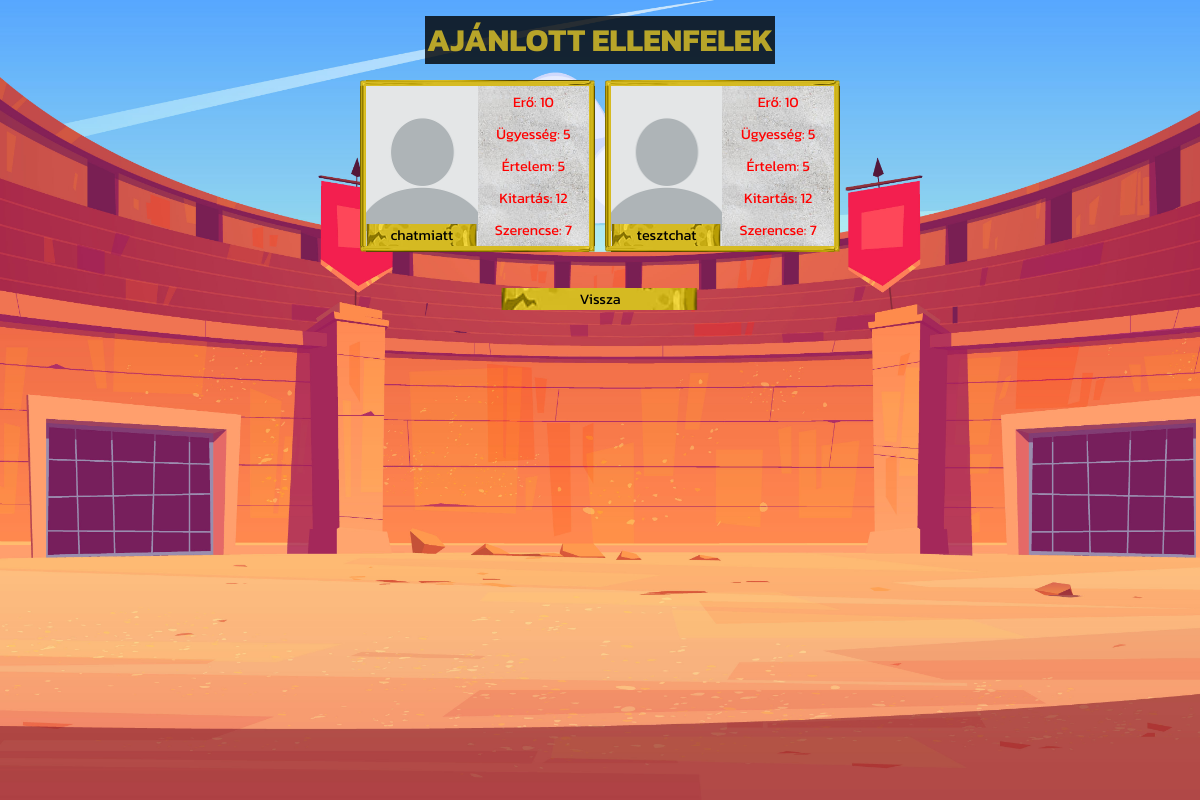
/jatek/arena/ (signed in), run on the app's committed database.
### account/models.py (models this page shows, shortened)
class Character(models.Model):
	account = models.OneToOneField(Account, on_delete=models.CASCADE, primary_key=True)
	ROLES = (
		('warrior', 'warrior'),
		('mage', 'mage'),
		('scout', 'scout'),
	)
	character_type	= models.CharField(verbose_name = 'character type', max_length = 20, choices=ROLES, default='')
	level			= models.DecimalField(verbose_name='level', max_digits=19, decimal_places=0, default = 1) #szint
	strength		= models.DecimalField(verbose_name='strength', max_digits=19, decimal_places=0, default = 8) #erő
	skill 			= models.DecimalField(verbose_name='skill', max_digits=19, decimal_places=0, default = 6) #ügyesség
	intelligence	= models.DecimalField(verbose_name='intelligence', max_digits=19, decimal_places=0, default = 7) #értelem
	health_point	= models.DecimalField(verbose_name='health point', max_digits=19, decimal_places=0, default = 10) #életerő
	fortune 		= models.DecimalField(verbose_name='fortune', max_digits=19, decimal_places=0, default = 8) #szerencse
	rank			= models.DecimalField(verbose_name='rank', max_digits=19, decimal_places=0, blank = True, null = True) #helyezes
	honor			= models.DecimalField(verbose_name='honor', max_digits=19, decimal_places=0, default = 1) #becsuletpont
	gold 			= models.DecimalField(verbose_name='gold', max_digits=20, decimal_places=0, default=100)
	current_xp 		= models.DecimalField(verbose_name='xp', max_digits=20, decimal_places=0, default=0) # jelenlegi xp pont
	next_level_xp	= models.DecimalField(verbose_name='next level xp', max_digits=20, decimal_places=0, default=150) # következő szint eléréshez szükséges xp pont
	objects 		= CharacterManager()
	def __str__ (self):
		return self.account.username

class Account(AbstractBaseUser):
	username		= models.CharField(verbose_name = 'username', max_length = 20, unique = True)
	email 			= models.EmailField(verbose_name = 'email', max_length = 128, unique = True)
	date_joined		= models.DateTimeField(verbose_name = 'date joined', auto_now_add = True)
	last_login		= models.DateTimeField(verbose_name = 'last login', auto_now = True)
	description 	= models.TextField(verbose_name='description', max_length=200, null=True, blank=True)
	is_admin		= models.BooleanField(default=False)
	is_superuser	= models.BooleanField(default=False)
	is_staff		= models.BooleanField(default=False)
	is_active		= models.BooleanField(default=True) # - lehet false pl email-es aktivalas
	profile_image	= models.ImageField(null=True, blank=True, upload_to=profile_image_path)
	objects = CustomAccountManager()
	USERNAME_FIELD 	= 'username'
	REQUIRED_FIELDS	= ['email']

### game/views.py (the view)
# urls.py: path('arena/', arena_view, name='arena'),
def arena_view(request):
	context = {}
	user_to_attack_id = request.GET.get(('ellenfel_id')) # a profilon keresztül
	user_id = request.user.id # a támadó user
	current_character = Character.objects.get(account=user_id)
	current_character_profile_image = check_profile_image(current_character)
	if user_to_attack_id:
		try:
			user_to_attack = Character.objects.get(account=user_to_attack_id)
		except:
			user_to_attack = None
			pass
		user_to_attack_profile_image = check_profile_image(user_to_attack)
		context = {
			'left_character': '',
			'left_character_id': '',
			'right_character': '',
			'right_character_id': '',
			'current_character': current_character,
			'current_character_id': current_character.account.id,
			'current_character_profile_image': current_character_profile_image,
			'is_user_to_attack': True,
			'user_to_attack_id': user_to_attack_id,
			'user_to_attack': user_to_attack,
			'user_to_attack_profile_image': user_to_attack_profile_image,
		}
	else:
		characters = Character.objects.get_all_characters_in_ordered_list_without_admins()
		characters_count = len(characters)
		current_character_index = None
		left_side = None
		right_side = None
		left_side_id = None
		right_side_id = None
		if current_character in characters:
			for i, value in enumerate(characters):
				if current_character == value:
					current_character_index = i
			if characters_count >= 3:
				if current_character_index is not None:
					if current_character_index == 0:
						left_side = characters[current_character_index + 1]
						right_side = characters[current_character_index + 2]
					elif current_character_index == characters_count - 1:
						left_side = characters[current_character_index - 1]
						right_side = characters[current_character_index - 2]
					else:
						left_side = characters[current_character_index + 1]
						right_side = characters[current_character_index - 1]
					left_side_id = left_side.account.id
					right_side_id = right_side.account.id
					left_side_profile_image = check_profile_image(left_side)
					right_side_profile_image = check_profile_image(right_side)
				else:
					pass
			else:
				pass
		else:
			pass
		context = {
			'left_character': left_side,
			'left_character_id': left_side_id,
			'left_character_profile_image': left_side_profile_image,
			'right_character_profile_image': right_side_profile_image,
			'right_character': right_side,
			'right_character_id': right_side_id,
			'current_character': current_character,
			'current_character_id': current_character.account.id,
			'current_character_profile_image': current_character_profile_image,
			'is_user_to_attack': False,
		}
	return render(request, 'game/arena.html', context)

### account/models.py (called while the page is built)
	def get_all_characters_in_ordered_list_without_admins(self):
		characters = [Character.objects.get(account=user) for user in Account.objects.exclude(is_admin=True)]
		try:
			characters = sorted(characters, key=lambda character: character.account.date_joined) # először date szerint orderelünk
			characters = sorted(characters, key=attrgetter('honor','level'), reverse=True) # utana a mar rendezett listat honor és level szerint
		except:
			characters = sorted(characters, key=attrgetter('honor','level', 'account.username'), reverse=True)  # minimális az esély arra, hogy 2 felhasználó ms-re pontosan
		return characters

### game/views.py (called while the page is built)
def check_profile_image(character):
	if character.account.profile_image:
		profile_image = character.account.profile_image.url
	else:
		profile_image = STATIC_IMAGE_PATH_IF_DEFAULT_PIC_SET
	return profile_image

### game/templates/game/arena.html (shortened to what this page needs)
{% extends 'base_new.html' %}
{% load static %}
{% block content %}
<div id="arena-content-page">
	<div id="arena-main-title">
		<p>AJÁNLOTT ELLENFELEK</p>
	</div>
	<div id="opponent-choice">
		<div id="option-left">
			<div id="option-left-character">
				<div class="option-character-name">{{left_character}}</div>
			</div>
			<div id="option-left-description">
				<span class="attribute-values-in-arena">Erő: {{left_character.strength}}</span>
				<span class="attribute-values-in-arena">Ügyesség: {{left_character.skill}}</span>
				<span class="attribute-values-in-arena">Értelem: {{left_character.intelligence}}</span>
				<span class="attribute-values-in-arena">Kitartás: {{left_character.health_point}}</span>
				<span class="attribute-values-in-arena">Szerencse: {{left_character.fortune}}</span>
			</div>
		</div>
		<div id="option-right">
			<div id="option-right-character">
				<div class="option-character-name">{{right_character}}</div>
			</div>
			<div id="option-right-description">
				<span class="attribute-values-in-arena">Erő: {{left_character.strength}}</span>
				<span class="attribute-values-in-arena">Ügyesség: {{left_character.skill}}</span>
				<span class="attribute-values-in-arena">Értelem: {{left_character.intelligence}}</span>
				<span class="attribute-values-in-arena">Kitartás: {{left_character.health_point}}</span>
				<span class="attribute-values-in-arena">Szerencse: {{left_character.fortune}}</span>
			</div>
		</div>
	</div>
	<div id="navigation">
		<div class="nav-buttons" id="skip-button">Kihagyás</div><br>
		<div class="nav-buttons" id="go-to-main-page">Vissza</div>
	</div>
</div>
{% endblock %}

### templates/base_new.html (style rules this page uses)
* { margin: 0; padding: 0; }

### data on the page
Character: account_id.username "chatmiatt", strength "10", skill "5", intelligence "5", health_point "12", fortune "7"
Character: account_id.username "tesztchat"
